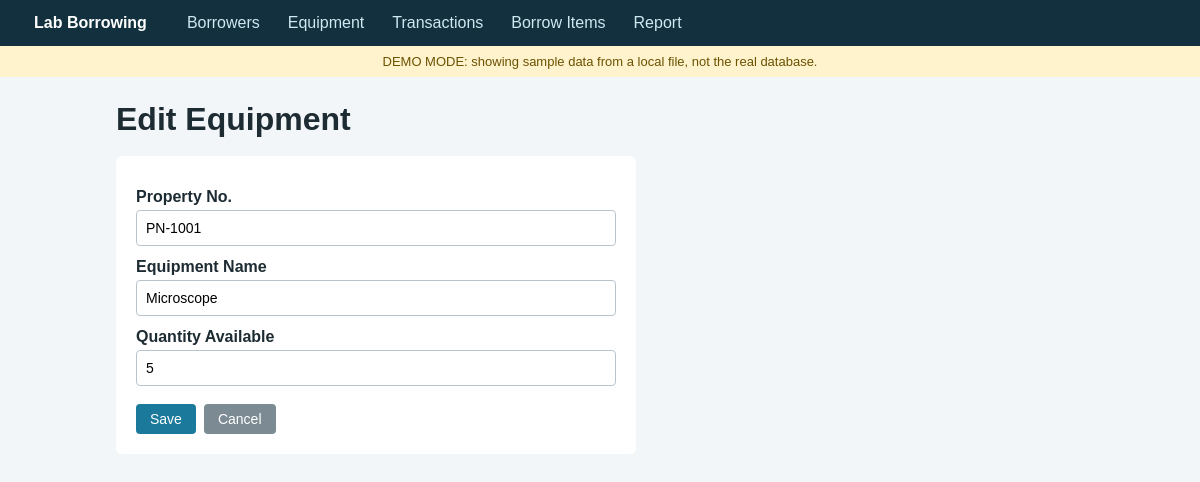
The app's page /equipment/form.php?id=1 with its own data.
### tables this page shows
CREATE TABLE equipment (
                equipment_id       INTEGER PRIMARY KEY AUTOINCREMENT,
                property_no        TEXT NOT NULL UNIQUE,
                equipment_name     TEXT NOT NULL,
                quantity_available INTEGER NOT NULL CHECK (quantity_available >= 0)
            );

### includes/helpers.php (called while the page is built, shortened)
<?php
function e($v): string {
    return htmlspecialchars((string)$v, ENT_QUOTES, 'UTF-8');
}

### equipment/form.php (the view, shortened to what this page needs)
<?php
$pdo = db();
$id = filter_input(INPUT_GET, 'id', FILTER_VALIDATE_INT);
$fields = ['property_no', 'equipment_name', 'quantity_available'];
$data = array_fill_keys($fields, '');
if ($id) {
    $st = $pdo->prepare('SELECT * FROM equipment WHERE equipment_id = ?');
    $st->execute([$id]);
    $row = $st->fetch();
    foreach ($fields as $f) $data[$f] = $row[$f];
}
$pageTitle = $id ? 'Edit Equipment' : 'Add Equipment';
include __DIR__ . '/../includes/header.php';
?>
<h1><?= e($pageTitle) ?></h1><br>
<form method="post" class="card">
    <label>Property No.</label>
    <input name="property_no" value="<?= e($data['property_no']) ?>" required>
    <label>Equipment Name</label>
    <input name="equipment_name" value="<?= e($data['equipment_name']) ?>" required>
    <label>Quantity Available</label>
    <input type="number" min="0" name="quantity_available" value="<?= e($data['quantity_available']) ?>" required>
    <div class="form-actions">
        <button class="btn">Save</button>
        <a class="btn gray" href="index.php">Cancel</a>
    </div>
</form>
<?php include __DIR__ . '/../includes/footer.php'; ?>

### assets/style.css (style rules this page uses)
* { box-sizing: border-box; }
body { margin: 0; font-family: Arial, Helvetica, sans-serif; background: #f3f6f8; color: #1d2b33; }
h1 { margin: 0; }
.btn { display: inline-block; padding: 7px 14px; border: 0; border-radius: 4px; background: #1b7a9c; color: #fff; text-decoration: none; cursor: pointer; font-size: 14px; }
.btn.gray { background: #7b8a93; }
.card { background: #fff; padding: 20px; border-radius: 6px; max-width: 520px; }
label { display: block; margin: 12px 0 4px; font-weight: bold; }
input, select { width: 100%; padding: 9px; border: 1px solid #b8c4cb; border-radius: 4px; font-size: 14px; }
.form-actions { margin-top: 18px; display: flex; gap: 8px; }

### records on screen
equipment: property_no "PN-1001", equipment_name "Microscope", quantity_available "5"

### other values on screen
$pageTitle "Edit Equipment"
